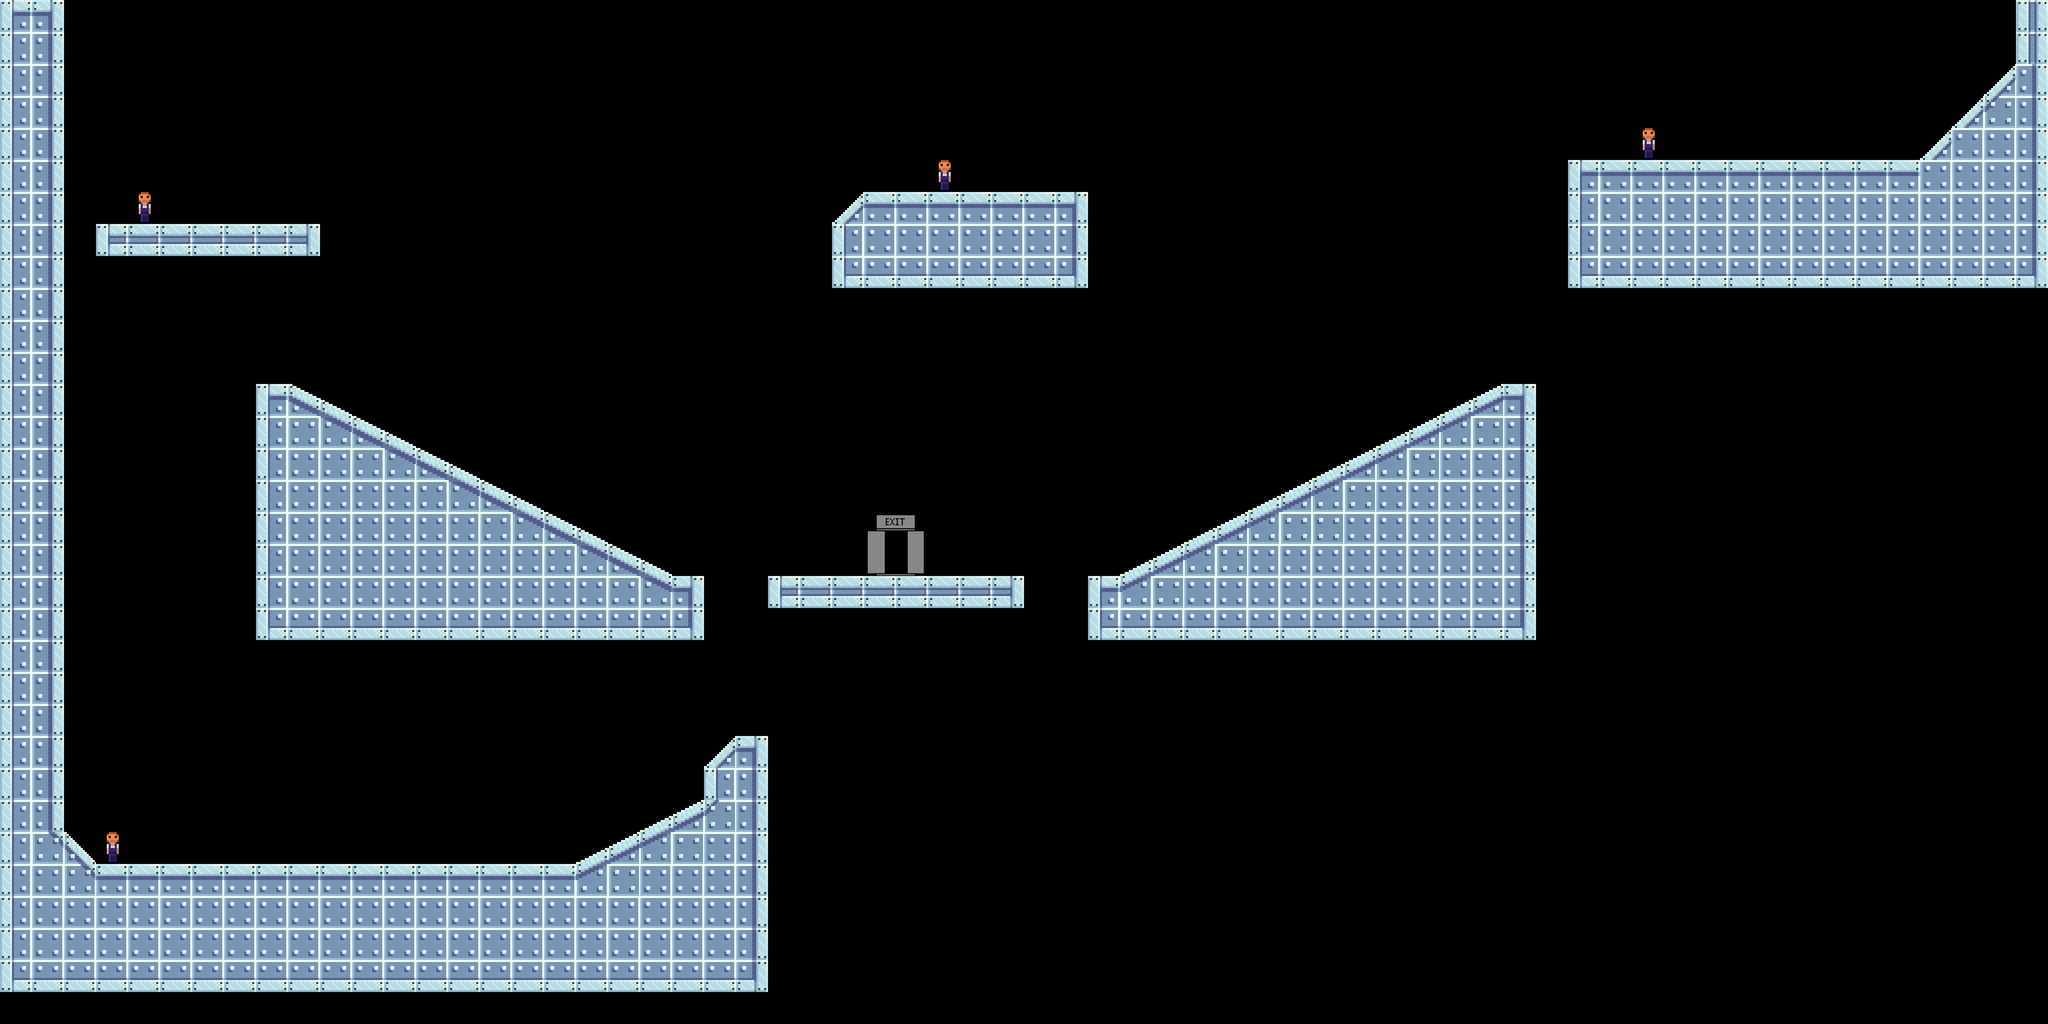

Rendered tile map (Tiled .tmx) drawn with the repository's tilesets; below, a short description and the map source with its tile grids summarised:
An orthogonal 64x32 tile map with 128x128 px tiles, 3 tile layers (Background, Character, Foreground), 2 tilesets.

<map version="1.2" tiledversion="1.3.4" orientation="orthogonal" renderorder="right-down" width="64" height="32" tilewidth="128" tileheight="128" infinite="0" nextlayerid="4" nextobjectid="1">
 <tileset firstgid="1" source="resizedtileset.tsx" />
 <tileset firstgid="33" source="../example_spritesheet.tsx" />
 <layer id="1" name="Background" width="64" height="32">
  <data>[2048 cells, 427 non-empty, 25 distinct tile ids]</data>
 </layer>
 <layer id="2" name="Character" width="64" height="32">
  <data>[2048 cells, 4 non-empty, 1 distinct tile ids]</data>
 </layer>
 <layer id="3" name="Foreground" width="64" height="32">
  <data>[2048 cells, 4 non-empty, 4 distinct tile ids]</data>
 </layer>
</map>
